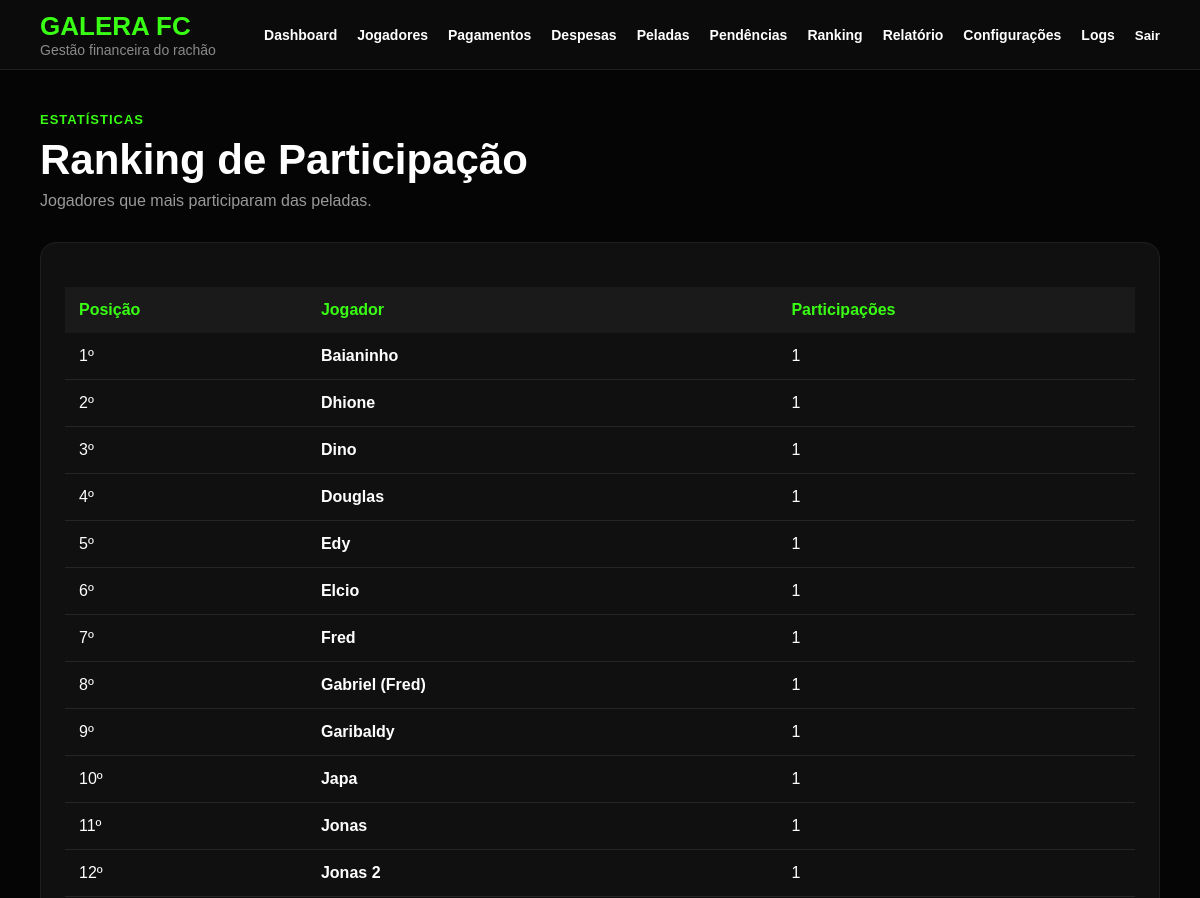
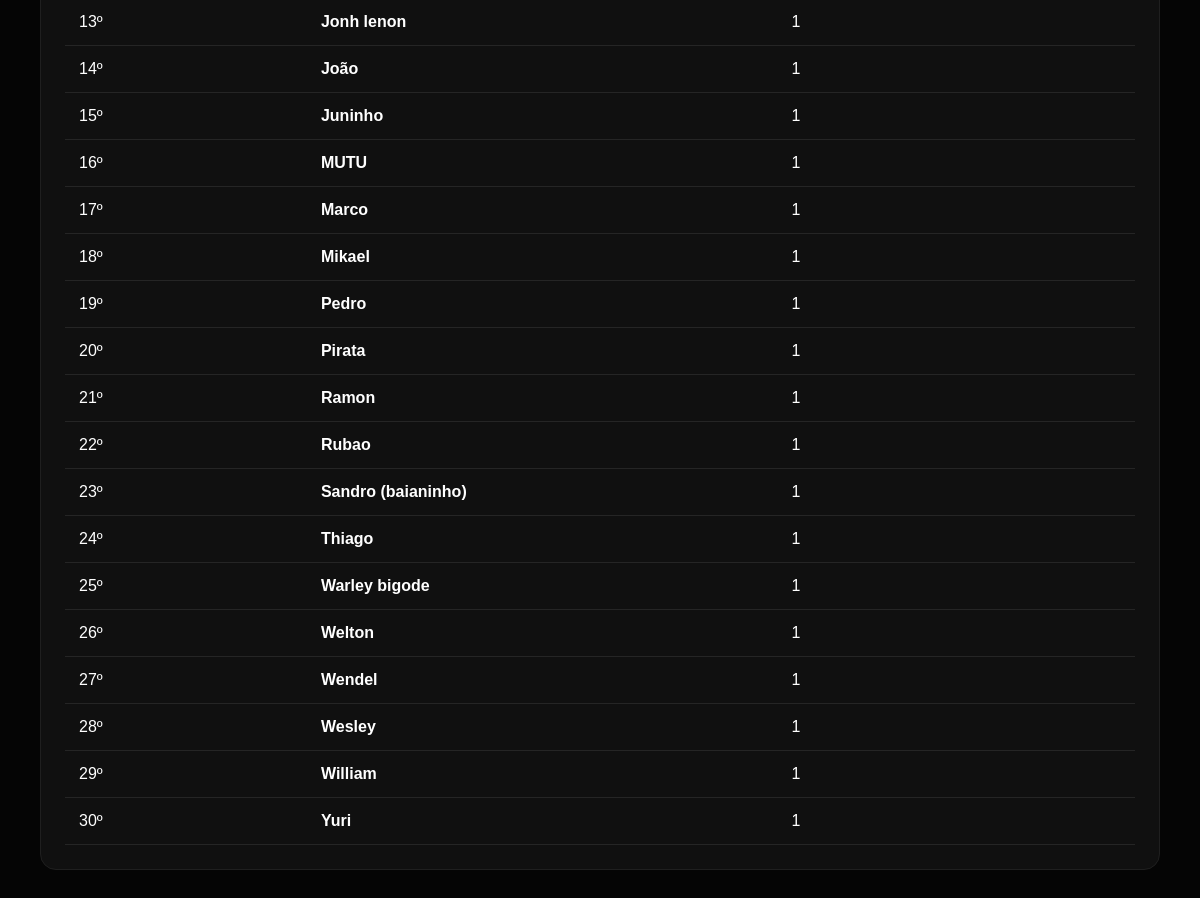
Page /ranking/ (signed in) on the earlier database version (2 pictures, top to bottom).
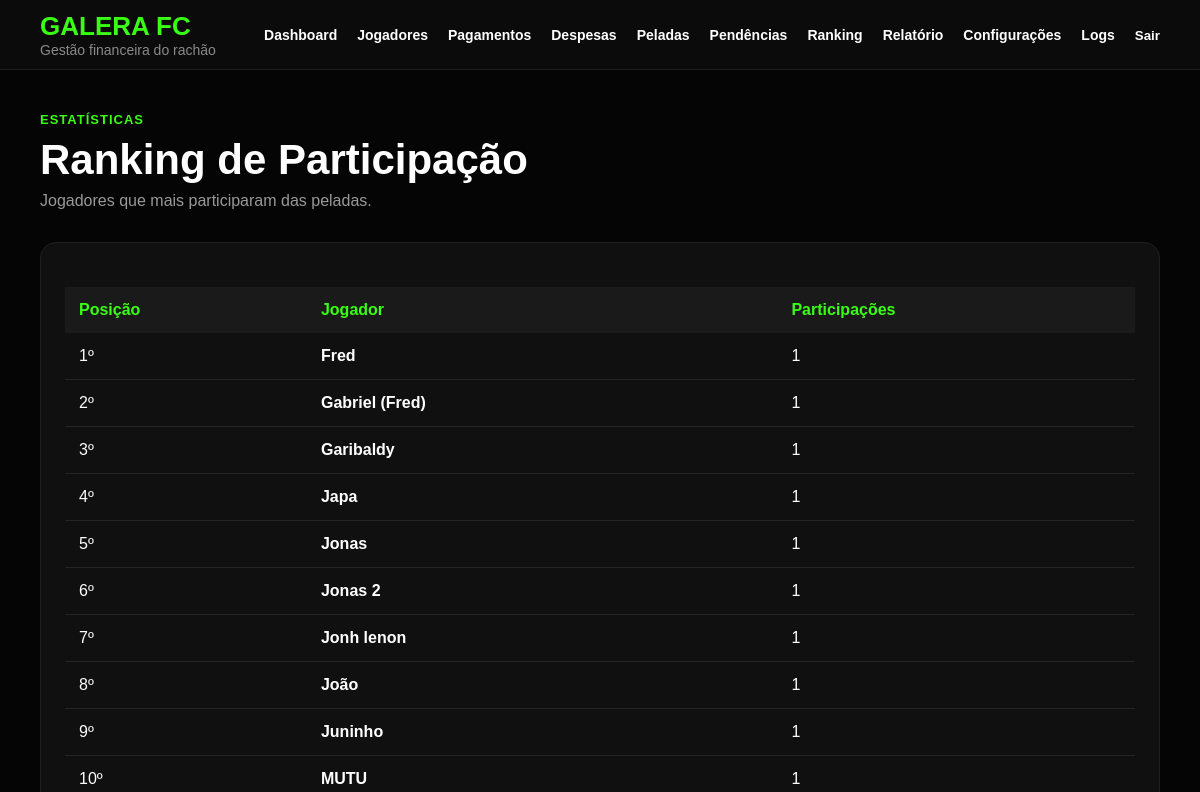
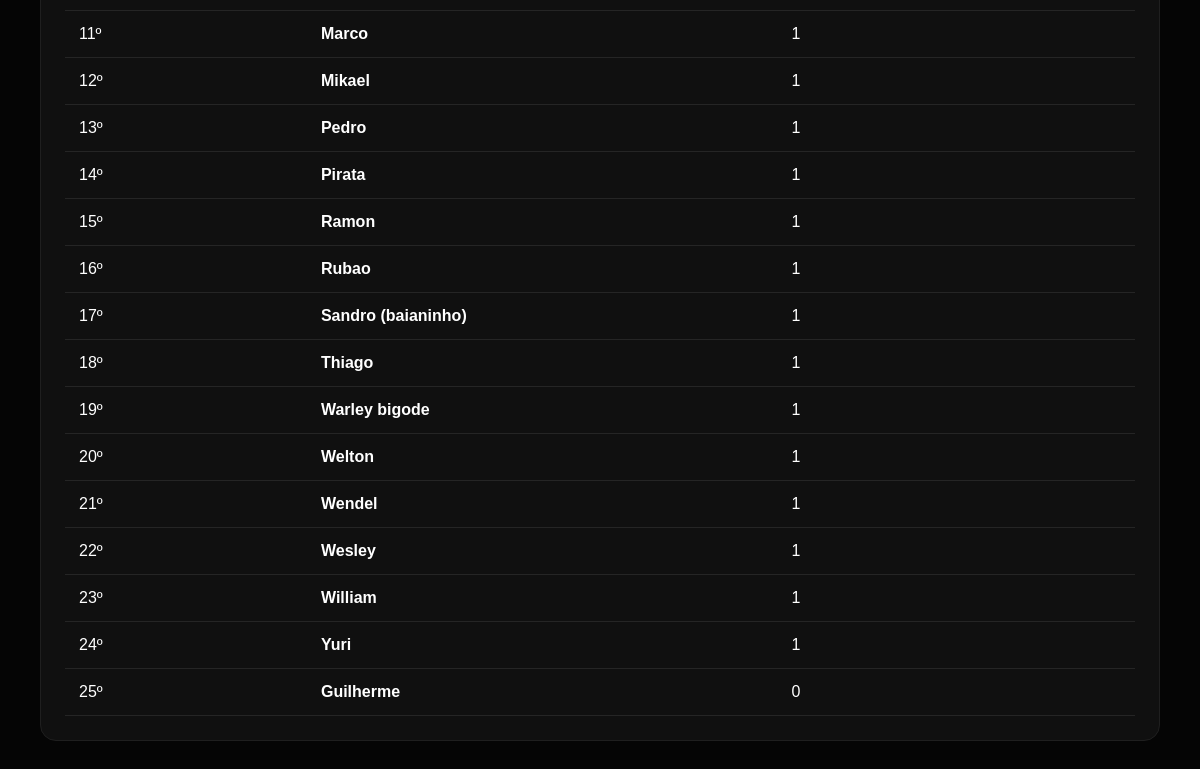
Same page on the later database version (2 pictures, top to bottom).
### financeiro/models.py (models this page shows, shortened)
class Jogador(models.Model):
    TIPO_CHOICES = [
        ('MENSALISTA', 'Mensalista'),
        ('DIARISTA', 'Diarista'),
        ('VISITANTE', 'Visitante'),
    ]
    nome = models.CharField(max_length=100)
    telefone = models.CharField(max_length=20, blank=True)
    tipo = models.CharField(
        max_length=20,
        choices=TIPO_CHOICES,
        default='DIARISTA'
    )
    valor_mensal = models.DecimalField(
        max_digits=10,
        decimal_places=2,
        default=0
    )
    desconto_percentual = models.DecimalField(
        max_digits=5,
        decimal_places=2,
        default=0
    )
    ativo = models.BooleanField(default=True)
    criado_em = models.DateTimeField(
        auto_now_add=True
    )

### financeiro/views.py (the view)
# urls.py: path('ranking/', views.ranking_participacao, name='ranking_participacao'),
@login_required
def ranking_participacao(request):
    ranking = Jogador.objects.annotate(
        total_presencas=Count('presencas')
    ).order_by(
        '-total_presencas',
        'nome'
    )
    return render(
        request,
        'financeiro/ranking.html',
        {
            'ranking': ranking
        }
    )

### templates/financeiro/ranking.html (shortened to what this page needs)
{% extends 'financeiro/base.html' %}
{% block content %}
<div class="page-header">
   <span>Estatísticas</span>
   <h1>Ranking de Participação</h1>
   <p>Jogadores que mais participaram das peladas.</p>
</div>
<div class="section">
   <table class="table">
      <thead>
         <tr>
            <th>Posição</th>
            <th>Jogador</th>
            <th>Participações</th>
         </tr>
      </thead>
      <tbody>
         {% for jogador in ranking %}
         <tr>
            <td>
               {{ forloop.counter }}º
            </td>
            <td>
               <strong>
                  {{ jogador.nome }}
               </strong>
            </td>
            <td>
               {{ jogador.total_presencas }}
            </td>
         </tr>
         {% empty %}
         <tr>
            <td colspan="3" class="empty">
               Nenhuma participação registrada.
            </td>
         </tr>
         {% endfor %}
      </tbody>
   </table>
</div>
{% endblock %}

Differences in the rows shown:
removed Jogador: nome "Baianinho", total_presencas "1"
removed Jogador: nome "Dhione", total_presencas "1"
removed Jogador: nome "Dino", total_presencas "1"
removed Jogador: nome "Douglas", total_presencas "1"
removed Jogador: nome "Edy", total_presencas "1"
removed Jogador: nome "Elcio", total_presencas "1"
added Jogador: nome "Guilherme", total_presencas "0"
